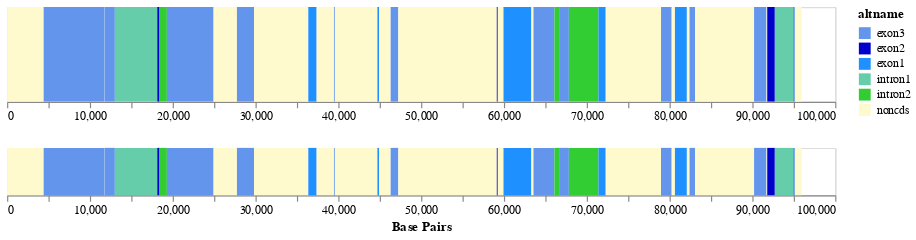

This figure's notebook cell:
### Markdown cell above
## Interactive Plot
You can visualize complex chromosomes using an interactive altair plot instead of the static toyplot by using the `inspect` function. For this feature to function properly, you *must* assign each of your genomic elements a unique `altname`. The altnames should contain `ex` and `int` to allow shadie to recognize them as either exons or introns. Otherwise, shadie will try to assign any non-neutral regions as exons and all neutral regions will be non-coding. 

Highlight areas on the lower plot to zoom in on the upper plot. Click anywhere on the lower plot to re-set the zoom. Hover over either plot for more information about each genomic element. 

*Note: this feature can be a little glitchy between altair updates.*

### Code cell
#the plot may not display in certain web browsers, like Safari
my_random_chrom.inspect()

### Figure 1 — Vega-Lite specification as saved in the notebook (floating-point values rounded to 4 significant figures)
{"config": {"view": {"continuousWidth": 300, "continuousHeight": 300}}, "vconcat": [{"mark": {"type": "rect"}, "encoding": {"color": {"field": "altname", "scale": {"domain": ["exon3", "exon2", "exon1", "intron1", "intron2", "noncds"], "range": ["cornflowerblue", "mediumblue", "dodgerblue", "mediumaquamarine", "limegreen", "lemonchiffon"]}, "type": "nominal"}, "tooltip": [{"field": "eltype", "title": "Element Type", "type": "nominal"}, {"field": "altname", "title": "Name", "type": "nominal"}, {"field": "length", "title": "Length", "type": "quantitative"}, {"field": "x1", "title": "Start", "type": "quantitative"}, {"field": "x2", "title": "Stop", "type": "quantitative"}], "x": {"field": "x1", "scale": {"domain": {"param": "param_1"}}, "title": null, "type": "quantitative"}, "x2": {"field": "x2"}, "y": {"axis": null, "field": "y1", "type": "quantitative"}, "y2": {"field": "y2"}}, "height": 80, "width": 700}, {"mark": {"type": "rect"}, "encoding": {"color": {"field": "altname", "scale": {"domain": ["exon3", "exon2", "exon1", "intron1", "intron2", "noncds"], "range": ["cornflowerblue", "mediumblue", "dodgerblue", "mediumaquamarine", "limegreen", "lemonchiffon"]}, "type": "nominal"}, "tooltip": [{"field": "eltype", "title": "Element Type", "type": "nominal"}, {"field": "altname", "title": "Name", "type": "nominal"}, {"field": "length", "title": "Length", "type": "quantitative"}, {"field": "x1", "title": "Start", "type": "quantitative"}, {"field": "x2", "title": "Stop", "type": "quantitative"}], "x": {"axis": {"title": "Base Pairs"}, "field": "x1", "type": "quantitative"}, "x2": {"field": "x2"}, "y": {"axis": null, "field": "y1", "type": "quantitative"}, "y2": {"field": "y2"}}, "height": 40, "name": "view_1", "width": 700}], "data": {"name": "data-d9deb49ca9ab0bd744eb95ad2e4d6809"}, "params": [{"name": "param_1", "select": {"type": "interval", "encodings": ["x"], "mark": {"fill": "red", "fillOpacity": 0.7, "stroke": "black"}}, "views": ["view_1"]}], "$schema": "https://vega.github.io/schema/vega-lite/v5.16.3.json", "datasets": {"data-d9deb49ca9ab0bd744eb95ad2e4d6809": [{"eltype": "g3", "category": "noncds", "altname": "noncds", "length": 4412, "x1": 1, "x2": 4412, "y1": 0, "y2": 1}, {"eltype": "g13", "category": "exon", "altname": "exon3", "length": 7293, "x1": 4413, "x2": 11705, "y1": 0, "y2": 1}, {"eltype": "g3", "category": "noncds", "altname": "noncds", "length": 38, "x1": 11706, "x2": 11743, "y1": 0, "y2": 1}, {"eltype": "g13", "category": "exon", "altname": "exon3", "length": 1270, "x1": 11744, "x2": 13013, "y1": 0, "y2": 1}, {"eltype": "g14", "category": "intron", "altname": "intron1", "length": 5121, "x1": 13014, "x2": 18134, "y1": 0, "y2": 1}, {"eltype": "g12", "category": "exon", "altname": "exon2", "length": 271, "x1": 18135, "x2": 18405, "y1": 0, "y2": 1}, {"eltype": "g15", "category": "intron", "altname": "intron2", "length": 889, "x1": 18406, "x2": 19294, "y1": 0, "y2": 1}, {"eltype": "g13", "category": "exon", "altname": "exon3", "length": 5639, "x1": 19295, "x2": 24933, "y1": 0, "y2": 1}, {"eltype": "g3", "category": "noncds", "altname": "noncds", "length": 2820, "x1": 24934, "x2": 27753, "y1": 0, "y2": 1}, {"eltype": "g13", "category": "exon", "altname": "exon3", "length": 2064, "x1": 27754, "x2": 29817, "y1": 0, "y2": 1}, {"eltype": "g3", "category": "noncds", "altname": "noncds", "length": 6555, "x1": 29818, "x2": 36372, "y1": 0, "y2": 1}, {"eltype": "g11", "category": "exon", "altname": "exon1", "length": 1007, "x1": 36373, "x2": 37379, "y1": 0, "y2": 1}, {"eltype": "g3", "category": "noncds", "altname": "noncds", "length": 2091, "x1": 37380, "x2": 39470, "y1": 0, "y2": 1}, {"eltype": "g13", "category": "exon", "altname": "exon3", "length": 112, "x1": 39471, "x2": 39582, "y1": 0, "y2": 1}, {"eltype": "g3", "category": "noncds", "altname": "noncds", "length": 5137, "x1": 39583, "x2": 44719, "y1": 0, "y2": 1}, {"eltype": "g11", "category": "exon", "altname": "exon1", "length": 205, "x1": 44720, "x2": 44924, "y1": 0, "y2": 1}, {"eltype": "g3", "category": "noncds", "altname": "noncds", "length": 1391, "x1": 44925, "x2": 46315, "y1": 0, "y2": 1}, {"eltype": "g13", "category": "exon", "altname": "exon3", "length": 928, "x1": 46316, "x2": 47243, "y1": 0, "y2": 1}, {"eltype": "g3", "category": "noncds", "altname": "noncds", "length": 11891, "x1": 47244, "x2": 59134, "y1": 0, "y2": 1}, {"eltype": "g12", "category": "exon", "altname": "exon2", "length": 119, "x1": 59135, "x2": 59253, "y1": 0, "y2": 1}, {"eltype": "g3", "category": "noncds", "altname": "noncds", "length": 691, "x1": 59254, "x2": 59944, "y1": 0, "y2": 1}, {"eltype": "g11", "category": "exon", "altname": "exon1", "length": 3370, "x1": 59945, "x2": 63314, "y1": 0, "y2": 1}, {"eltype": "g3", "category": "noncds", "altname": "noncds", "length": 249, "x1": 63315, "x2": 63563, "y1": 0, "y2": 1}, {"eltype": "g13", "category": "exon", "altname": "exon3", "length": 2530, "x1": 63564, "x2": 66093, "y1": 0, "y2": 1}, {"eltype": "g15", "category": "intron", "altname": "intron2", "length": 563, "x1": 66094, "x2": 66656, "y1": 0, "y2": 1}, {"eltype": "g13", "category": "exon", "altname": "exon3", "length": 1184, "x1": 66657, "x2": 67840, "y1": 0, "y2": 1}, {"eltype": "g15", "category": "intron", "altname": "intron2", "length": 3574, "x1": 67841, "x2": 71414, "y1": 0, "y2": 1}, {"eltype": "g11", "category": "exon", "altname": "exon1", "length": 875, "x1": 71415, "x2": 72289, "y1": 0, "y2": 1}, {"eltype": "g3", "category": "noncds", "altname": "noncds", "length": 6677, "x1": 72290, "x2": 78966, "y1": 0, "y2": 1}, {"eltype": "g13", "category": "exon", "altname": "exon3", "length": 1288, "x1": 78967, "x2": 80254, "y1": 0, "y2": 1}, {"eltype": "g3", "category": "noncds", "altname": "noncds", "length": 392, "x1": 80255, "x2": 80646, "y1": 0, "y2": 1}, {"eltype": "g11", "category": "exon", "altname": "exon1", "length": 1443, "x1": 80647, "x2": 82089, "y1": 0, "y2": 1}, {"eltype": "g3", "category": "noncds", "altname": "noncds", "length": 320, "x1": 82090, "x2": 82409, "y1": 0, "y2": 1}, {"eltype": "g13", "category": "exon", "altname": "exon3", "length": 670, "x1": 82410, "x2": 83079, "y1": 0, "y2": 1}, {"eltype": "g3", "category": "noncds", "altname": "noncds", "length": 7124, "x1": 83080, "x2": 90203, "y1": 0, "y2": 1}, {"eltype": "g13", "category": "exon", "altname": "exon3", "length": 1504, "x1": 90204, "x2": 91707, "y1": 0, "y2": 1}, {"eltype": "g3", "category": "noncds", "altname": "noncds", "length": 85, "x1": 91708, "x2": 91792, "y1": 0, "y2": 1}, {"eltype": "g12", "category": "exon", "altname": "exon2", "length": 916, "x1": 91793, "x2": 92708, "y1": 0, "y2": 1}, {"eltype": "g14", "category": "intron", "altname": "intron1", "length": 2199, "x1": 92709, "x2": 94907, "y1": 0, "y2": 1}, {"eltype": "g13", "category": "exon", "altname": "exon3", "length": 224, "x1": 94908, "x2": 95131, "y1": 0, "y2": 1}, {"eltype": "g3", "category": "noncds", "altname": "noncds", "length": 831, "x1": 95132, "x2": 95962, "y1": 0, "y2": 1}]}}
